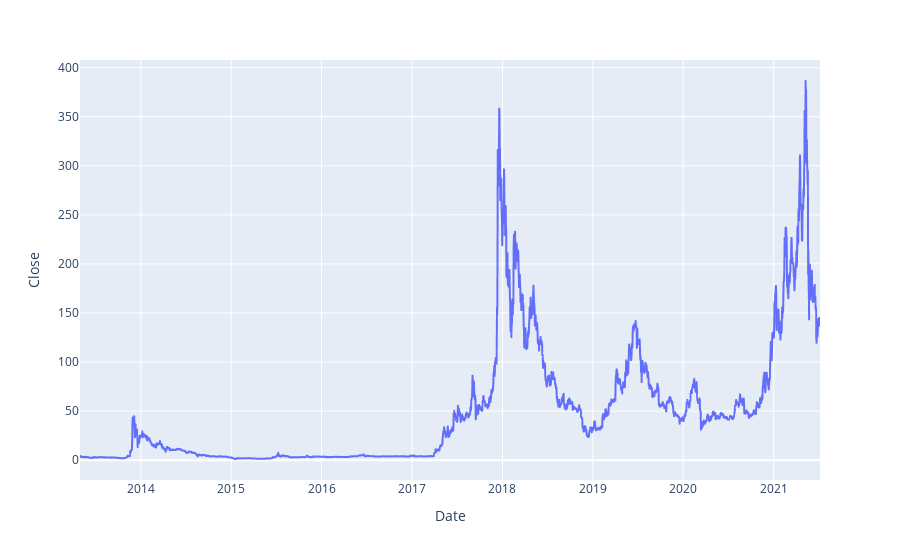

The notebook cell this image was saved under:
### Code cell
fig = px.line(data, x='Date', y="Close")
fig.show();

### Figure 1 — Plotly figure (JSON) as saved in the notebook; plotly's stock layout.template omitted (floating-point values rounded to 4 significant figures; data arrays with more than 128 entries replaced by an {"elided": "..."} marker saying what was removed)
{"data": [{"hovertemplate": "Date=%{x}<br>Close=%{y}<extra></extra>", "legendgroup": "", "line": {"color": "#636efa", "dash": "solid"}, "marker": {"symbol": "circle"}, "mode": "lines", "name": "", "showlegend": false, "x": {"elided": "2991 str values"}, "xaxis": "x", "y": {"elided": "2991 float values"}, "yaxis": "y", "type": "scattergl"}], "layout": {"xaxis": {"anchor": "y", "domain": [0, 1], "title": {"text": "Date"}}, "yaxis": {"anchor": "x", "domain": [0, 1], "title": {"text": "Close"}}, "legend": {"tracegroupgap": 0}, "margin": {"t": 60}}}
